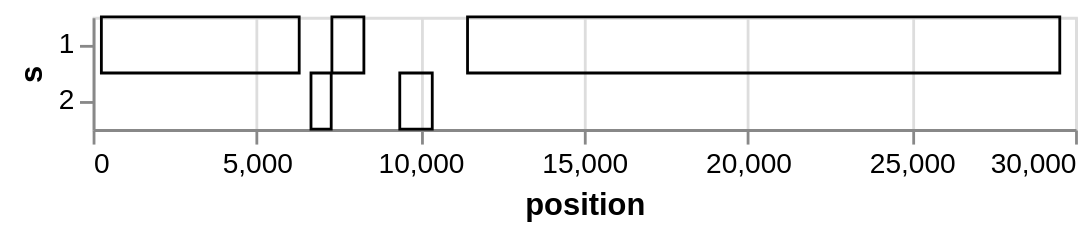

Notebook code for this chart:
### Code cell
dff = pd.DataFrame([
        {'s': 1, 'gene': 267, 'start': 267, 'stop': 6308},
        {'s': 2, 'gene': 6668, 'start': 6668, 'stop': 7285},
        {'s': 1, 'gene': 7306, 'start': 7306, 'stop': 8283},
        {'s': 2, 'gene': 9379, 'start': 9379, 'stop': 10371},
        {'s': 1, 'gene': 11448, 'start': 11448, 'stop': 29533}])

rect = alt.Chart(dff).mark_rect(color='black', strokeWidth=1, strokeOpacity=1, filled=False).encode(
    x=alt.X('start:Q', title='position'),
    x2='stop:Q',
    y='s:N'
    # color=alt.Color('gene:N', scale=alt.Scale(domain=annotation_df['gene'].tolist(), scheme='Set3'), legend=None)
    # color=alt.Color('gene:N', scale=alt.Scale(domain=annotation_df['gene'].tolist(), range=['black']*annotation_df['gene'].shape[0]), legend=None)
).properties(
    width=350,
)
rect



# alt.Chart(dff).mark_tick(size=1, height=3, opacity=1.0).encode(
#     alt.X('pos:Q', title='position', scale=alt.Scale(domain=[1000, 29000])),
#     alt.Y('sample:O', axis=alt.Axis(grid=True, labels=False), sort=ct_df.sort_values(['orf1_ct']).query(f"sample in @positive_samples").index.tolist()),
#     alt.Color('protocol:N', scale=alt.Scale(domain=['Midnight', 'Midnight v2', 'ARTIC v4', 'ARTIC v4.1'], range=['#66c2a5', '#e78ac3', '#fc8d62', '#a6d854']), legend=None),
#     alt.Facet('protocol:N', columns=2, sort=['Midnight', 'Midnight v2', 'ARTIC v4', 'ARTIC v4.1'], title=None)
# ).properties(
#     width=350,
#     height=200,
#     title='B) Coverage defects by genome position by sample (Omicron samples)'
# )

### Figure 1 — Vega-Lite specification as saved in the notebook (floating-point values rounded to 4 significant figures)
{"config": {"view": {"continuousWidth": 300, "continuousHeight": 300}}, "data": {"name": "data-6ecd405e686b4228187d9b6bd3411874"}, "mark": {"type": "rect", "color": "black", "filled": false, "strokeOpacity": 1, "strokeWidth": 1}, "encoding": {"x": {"field": "start", "title": "position", "type": "quantitative"}, "x2": {"field": "stop"}, "y": {"field": "s", "type": "nominal"}}, "width": 350, "$schema": "https://vega.github.io/schema/vega-lite/v6.4.1.json", "datasets": {"data-6ecd405e686b4228187d9b6bd3411874": [{"s": 1, "gene": 267, "start": 267, "stop": 6308}, {"s": 2, "gene": 6668, "start": 6668, "stop": 7285}, {"s": 1, "gene": 7306, "start": 7306, "stop": 8283}, {"s": 2, "gene": 9379, "start": 9379, "stop": 10371}, {"s": 1, "gene": 11448, "start": 11448, "stop": 29533}]}}
